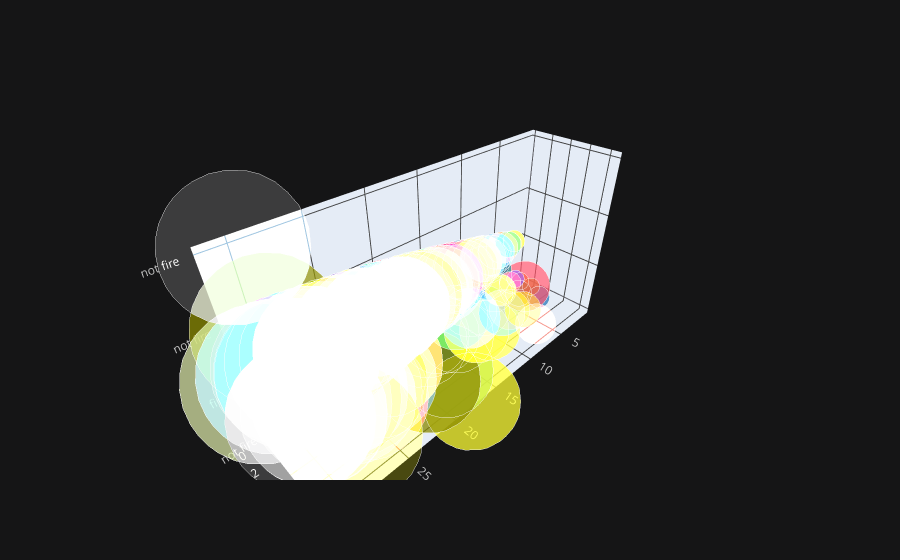

The notebook cell this image was saved under:
### Code cell
df.iplot(x='day', y='Rain ', z='Classes  ', kind='bubble3d', size='day')
